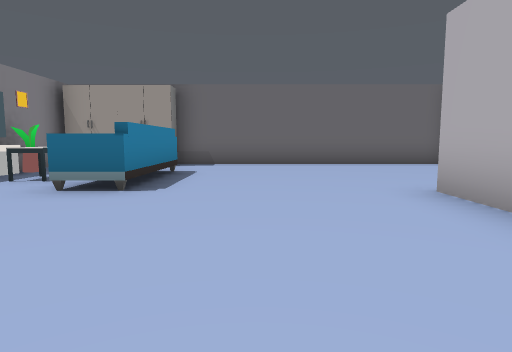
[1] (above)

24 first-person views from a walk through a Unity game level. The camera is 1.3 m above the floor, tilts 6° down and sees 75° across. The floor is counted in squares, 2 m on a side. Each view is taken from the middle of a square. On the plan, view 1 faces up. The plan holds only what a view shows up to about 10 squares ahead; the rest is blank. The player is left out. Some animated figures are left out.

[2]
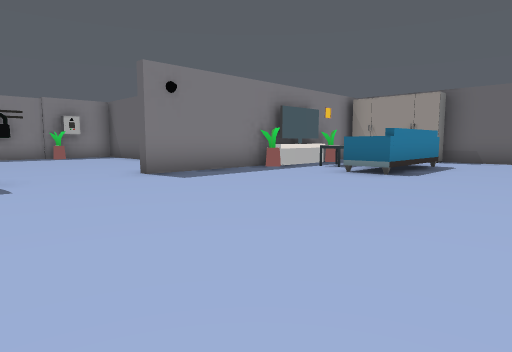

[3]
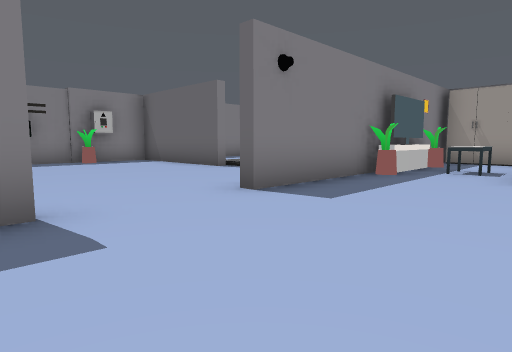

[4]
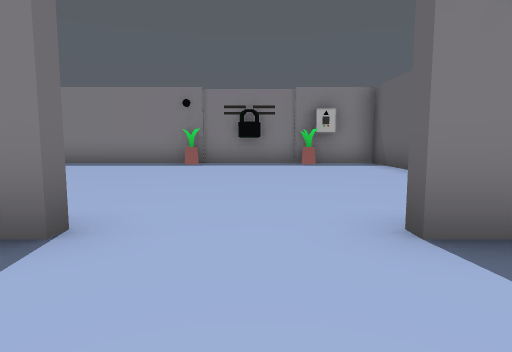

[5]
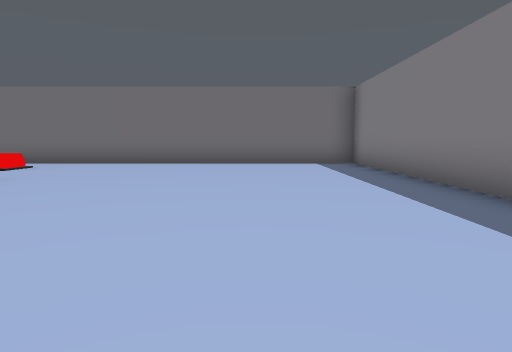

[6]
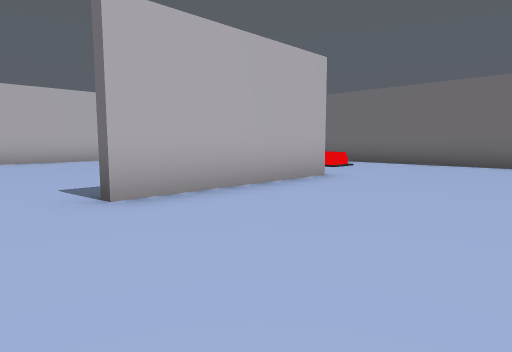

[7]
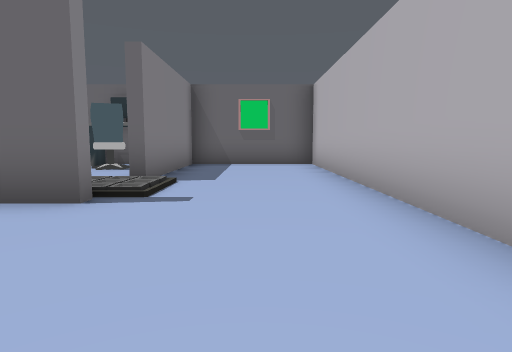

[8]
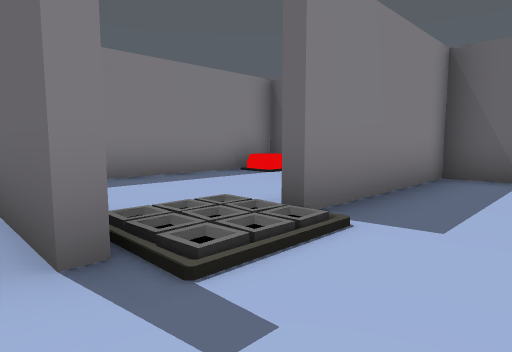

[9]
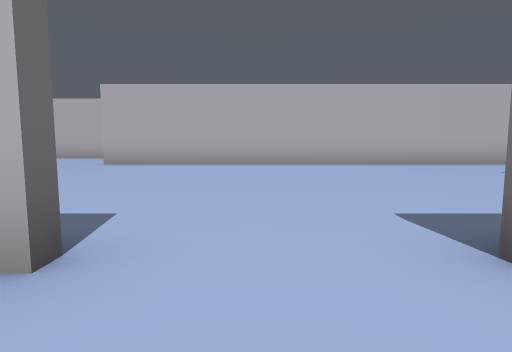

[10]
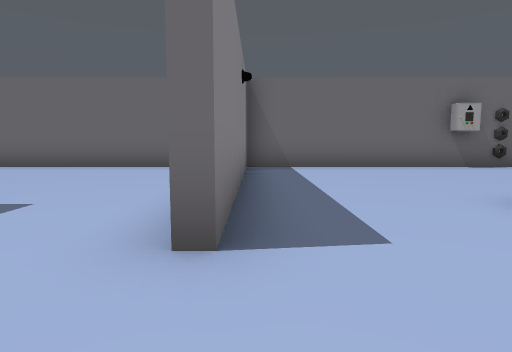

[11]
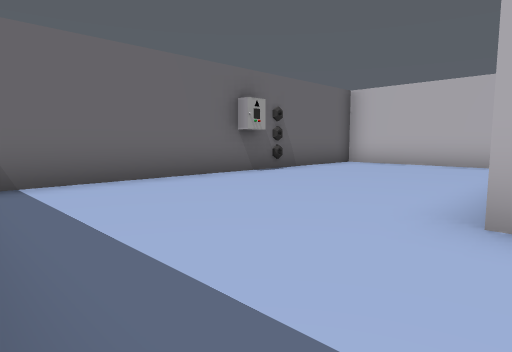

[12]
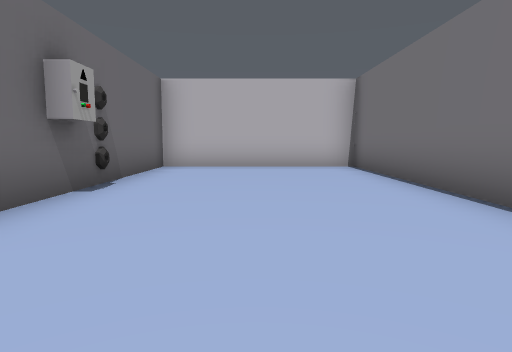

[13]
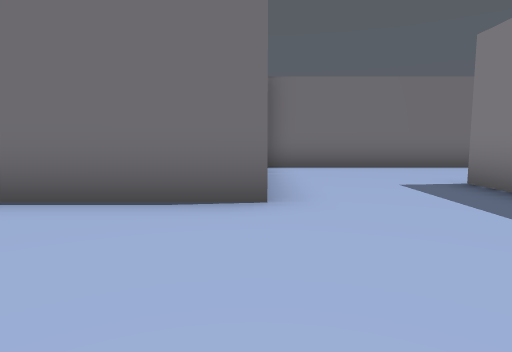

[14]
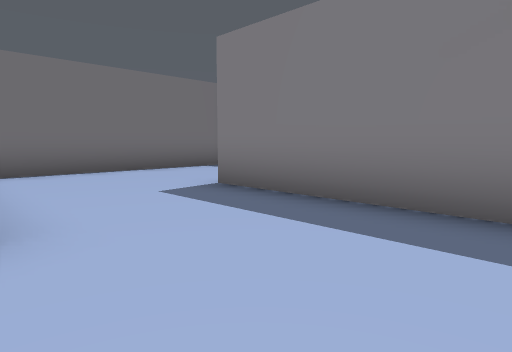

[15]
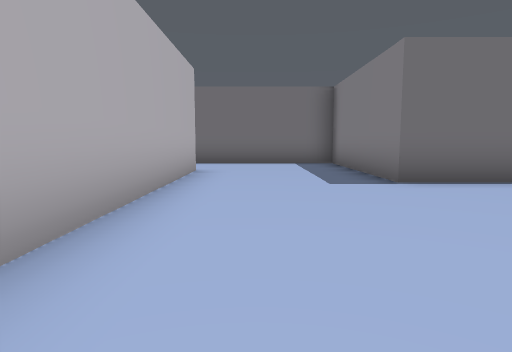

[16]
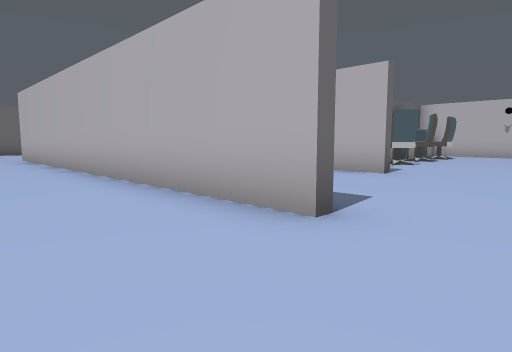

[17]
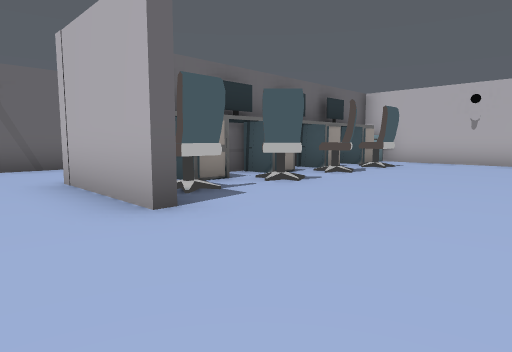

[18]
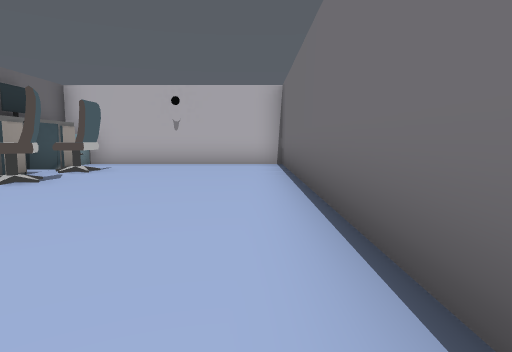

[19]
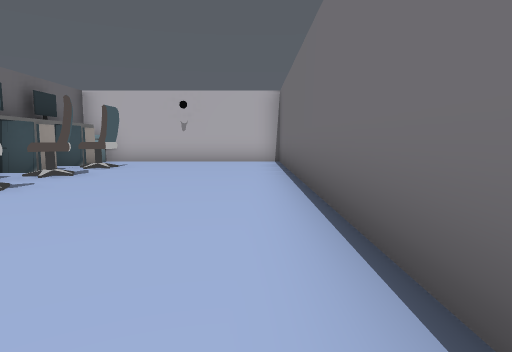

[20]
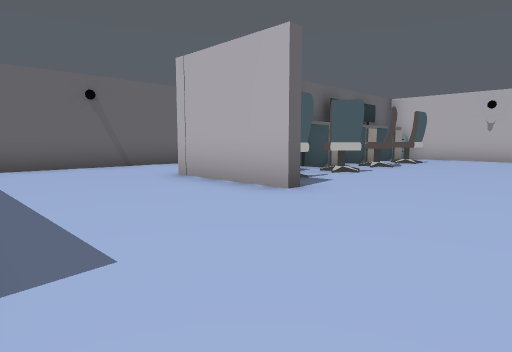

[21]
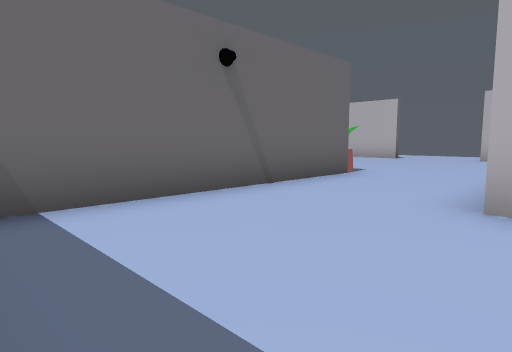

[22]
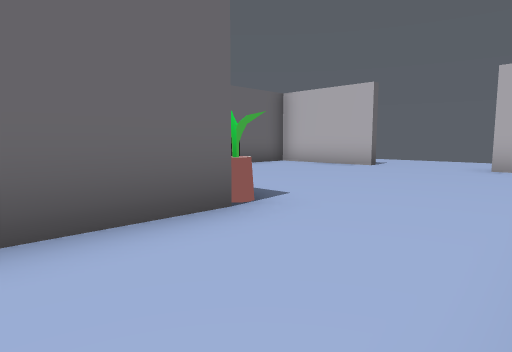

[23]
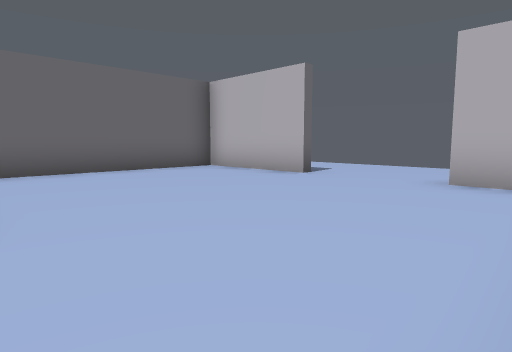

[24]
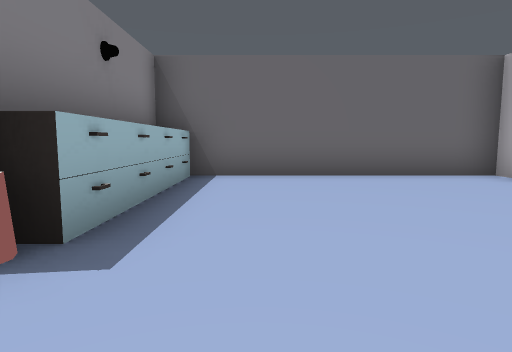

### Floor plan
Points are (right, up) in squares from view 1. A wall is a line through its corners. A room is listed if a view was taken in it or the views show most of it. See-through windows are left out.
Room 1 (views 1, 2, 3, 4, 5, 6, 7, 8, 9, 15, 16)
walls: (-5.4, 1) (-5.4, 9.4) (-8.8, 9.4) (-8.8, 5.4); (-3, -5.2) (-1.2, -5.2) (-1.2, -9.7) (2.8, -9.7); (-5.4, -5.5) (-5.4, -1.4); (-8.8, 3.4) (-12.9, 3.4) (-12.9, 1.6); (-4.8, 6.5) (-4.8, 4.6); (-5.2, 9.1) (-5.2, 1); (-12.9, -2.4) (-12.9, -9.7) (-2.5, -9.7); (2.3, -7.5) (2.3, 4.4); (5.2, 9.4) (-2.2, 9.4)
low walls: (-4.4, -8.1) (-4.4, -7.4)
ways out: opening at (2, -8.5) to room 2; opening at (3.5, 3.5) to room 2; opening at (-9, 4.5) to room 3
objects: other object (-13, -2); other object (-13, -1) to (-13, 0); other object (-13, 1); other object (-5, 4); other object (-5, 7); other object (-4, 6); other object (-4, 9); other object (-3, 9); sofa (-2, 5) to (-2, 7)
Room 2 (views 10, 11, 12, 13, 14, 17, 18, 19, 20, 21, 22, 23, 24)
walls: (8.5, -0.5) (3.4, -0.5); (15.5, -2.4) (15.5, -1.5); (15.5, 1.1) (15.5, 4.2) (9.6, 4.2); (9.4, 4.5) (15.5, 4.5) (15.5, 9.4) (5.8, 9.4) (5.8, 2.9); (6.5, -6.1) (6.5, -4.5); (3.2, -0.2) (8.5, -0.2); (5.9, -9.7) (15.5, -9.7) (15.5, -4.2)
ways out: opening at (2, -8.5) to room 1; opening at (3.5, 3.5) to room 1
objects: other object (7, -4) to (8, -4); other object (8, -5); other object (9, -5); other object (9, -4) to (10, -4); other object (9, 0); other object (9, 1); other object (9, 2); other object (9, 3); other object (9, 4); other object (11, -5); other object (11, -4) to (12, -4); other object (13, -5); other object (13, -4) to (14, -4); other object (15, -4)
Room 3 (no view inside)
walls: (-10.5, 9.4) (-12.9, 9.4) (-12.9, 5.1)
ways out: opening at (-9, 4.5) to room 1
objects: other object (-10, 8); other object (-10, 9)

Where each view was taken, in squares from view 1:
view 1: 0 up, 0 right, facing up
view 2: 2 down, 1 right, facing up-left
view 3: 2 down, 2 left, facing up-left
view 4: 0 up, 3 left, facing left
view 5: 0 up, 10 left, facing down
view 6: 0 up, 9 left, facing down-right
view 7: 0 up, 7 left, facing up
view 8: 3 up, 7 left, facing up-left
view 9: 0 up, 7 left, facing right
view 10: 1 up, 6 right, facing up
view 11: 4 up, 6 right, facing up-right
view 12: 7 up, 7 right, facing right
view 13: 8 up, 9 right, facing down
view 14: 7 up, 9 right, facing down-left
view 15: 0 up, 1 right, facing down
view 16: 9 down, 0 right, facing up-right
view 17: 9 down, 5 right, facing up-right
view 18: 9 down, 6 right, facing right
view 19: 9 down, 5 right, facing right
view 20: 9 down, 3 right, facing up-right
view 21: 4 down, 3 right, facing up-right
view 22: 3 down, 7 right, facing up-right
view 23: 3 down, 10 right, facing up-right
view 24: 2 down, 11 right, facing up
